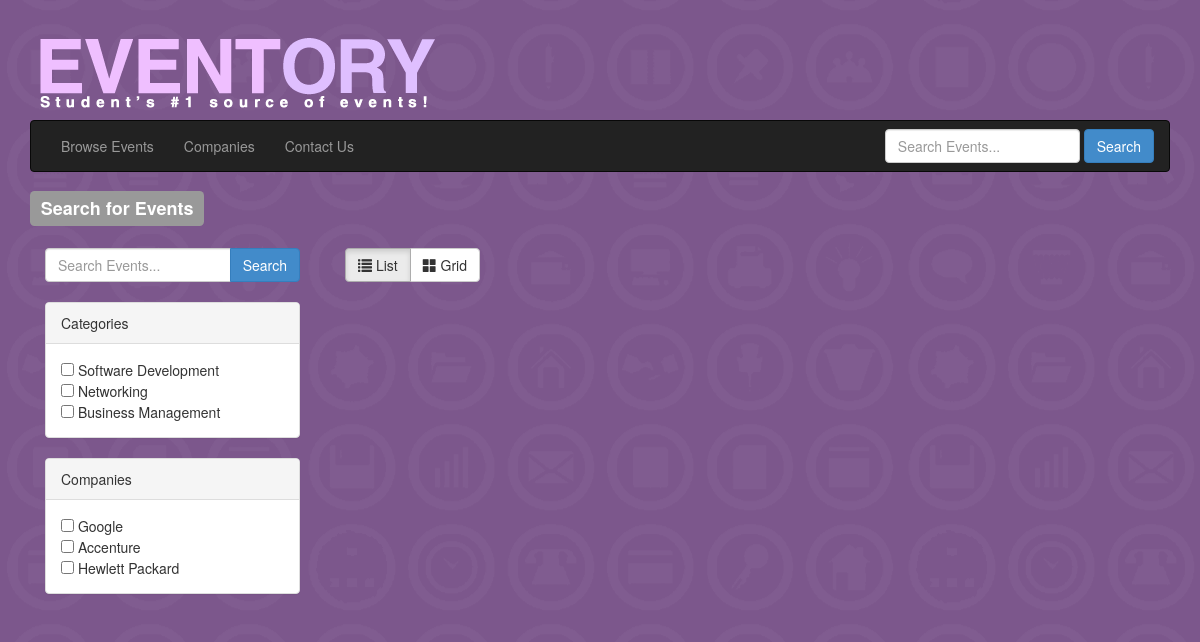
The page /search.php on the database as committed earlier.
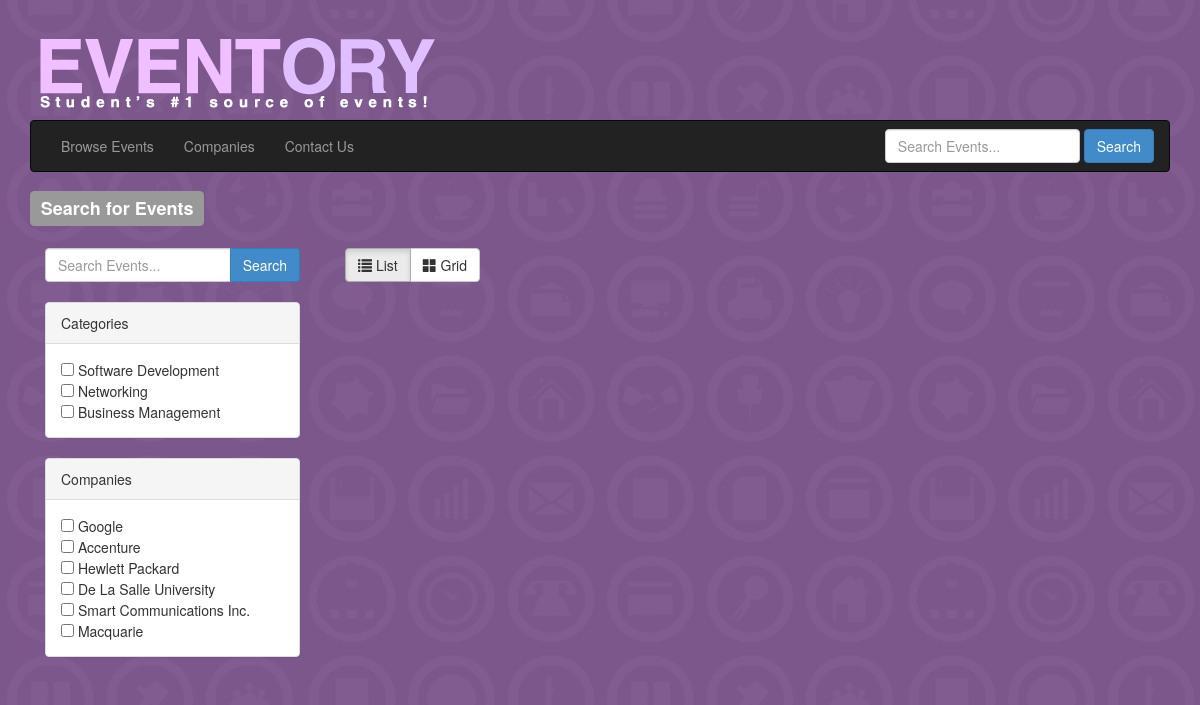
The same page on the database as committed later.
### tables this page shows
CREATE TABLE `category` (
  `idcategory` int(11) NOT NULL,
  `category` varchar(45) NOT NULL,
  PRIMARY KEY (`idcategory`)
);

CREATE TABLE `company` (
  `idcompany` int(11) NOT NULL,
  `companyname` varchar(45) NOT NULL,
  `companydescription` varchar(1000) DEFAULT NULL,
  `address` varchar(45) DEFAULT NULL,
  `contactnumber` varchar(45) DEFAULT NULL,
  `email` varchar(45) DEFAULT NULL,
  `idpicture` int(11) DEFAULT NULL,
  `website` varchar(45) DEFAULT NULL,
  `calendarlink` varchar(45) DEFAULT NULL,
  PRIMARY KEY (`idcompany`),
  KEY `idpicture_idx` (`idpicture`)
);

### model/categorymodel.php (called while the page is built, shortened)
<?php
	include_once('objects/categoryobject.php');
	class CategoryModel{
		function getAllCategories(){
			$categories =  array();
			$query = "SELECT *
					 FROM category";
			$query = mysql_query($query);
			$numrows = mysql_num_rows($query);
				if($numrows > 0 ){
					while($row = mysql_fetch_assoc($query)){
						$idcategory = $row['idcategory'];
						$category = $row['category'];
						$category = new CategoryObject($idcategory,$category);
						array_push($categories, $category);
					}
				}
				return $categories;
		}
		function getCompanyCategories($idcompany){
			$query = "SELECT category.idcategory , category FROM
				company INNER JOIN company_category INNER JOIN category
				WHERE company.idcompany = company_category.idcompany and company_category.idcategory = category.idcategory
				and company.idcompany=". $idcompany ;
			$query = mysql_query($query);
			$numrows = mysql_num_rows($query);
			$categories = array();
			if($numrows > 0 ){
					while($row = mysql_fetch_assoc($query)){
						$idcategory = $row['idcategory'];
						$category = $row['category'];
						$category = new CategoryObject($idcategory,$category);
						array_push($categories, $category);
					}
				}
			return $categories;
		}
	}
?>

### objects/categoryobject.php (called while the page is built, shortened)
<?php
	class CategoryObject{
		public function __construct($idcategory,$category){
			$this->idcategory = $idcategory;
			$this->category = $category;
		}
	}
?>

### model/companymodel.php (called while the page is built, shortened)
<?php
	include_once('objects/companyobject.php');
	include_once('model/categorymodel.php');
	class CompanyModel{
		function getAllCompanies(){
			$companies =  array();
			$query = "SELECT *
					 FROM company INNER JOIN companypicture on company.idpicture = companypicture.idcompanypicture";
			$query = mysql_query($query);
			$numrows = mysql_num_rows($query);
				if($numrows > 0 ){
					while($row = mysql_fetch_assoc($query)){
						$idcompany = $row['idcompany'];
						$companyname = $row['companyname'];
						$description = $row['companydescription'];
						$address = $row['address'];
						$contactnumber = $row['contactnumber'];
						$email = $row['email'];
						$website = $row['website'];
						$picturelink= $row['picturelink'];
						$picturename = $row['picturename'];
						$categoryModel = new CategoryModel();
						$categories = $categoryModel->getCompanyCategories($idcompany);
						$company = new CompanyObject($idcompany,$companyname,$description,$address,$contactnumber,$email,$website,$categories,$picturename, $picturelink);
						array_push($companies, $company);
					}
				}
				return $companies;
		}
	}
?>

### objects/companyobject.php (called while the page is built, shortened)
<?php
	class CompanyObject{
		public function __construct($idcompany, $companyname, $description, $address, $contactnumber,$email,$website,$categories,$picturename,$picturelink){
			$this->idcompany = $idcompany;
			$this->companyname = $companyname;
		}
	}
?>

### search.php (the view, shortened to what the changed rows need)
<!DOCTYPE html>
<html>
	<head>
		<link href="css/bootstrap.css" rel="stylesheet">
		<link href="css/bootstrap.min.css" rel="stylesheet">
		<link href="css/customstyles.css" rel="stylesheet">
	</head>
	<body>
		<?php include('includes/nav.php');
		?>
		<BR>
			<div id="filter" class="col-lg-3">
			<?php
			$catname = "";
		    ?>
		<br>
				<div class="panel panel-default">
					<div class="panel-heading">Categories</div>
						<div class="panel-body">
							<?php
							include('model/categorymodel.php');
							$model = new CategoryModel();
							$categories = $model->getAllCategories();
							foreach($categories as $category){
								$id = $category->idcategory;
								$c = $category->category;
							?>
							<input class = 'categories' type="checkbox" value=" <?php echo $id; ?>" > <?php echo $c; ?></input><br>
							<?php } ?>
						</div>
				</div>
				<div class="panel panel-default">
				<div class="panel-heading">Companies</div>
						<div class="panel-body">
							<?php
							include('model/companymodel.php');
							$modelX = new CompanyModel();
							$companies = $modelX->getAllCompanies();
							foreach($companies as $company){
								$id = $company->idcompany;
								$c = $company->companyname;
							?>
							<input class = 'companies' type="checkbox" value="<?php echo $id; ?>" <?php if($catname==$c){echo "checked";} ?>> <?php echo $c ;?></input><br>
							<?php } ?>
						</div>
				</div>
			</div>
	</body>
</html>

Rows that differ between the two databases and show on the page:
added company: companyname "De La Salle University"
added company: companyname "Smart Communications Inc."
added company: companyname "Macquarie"
